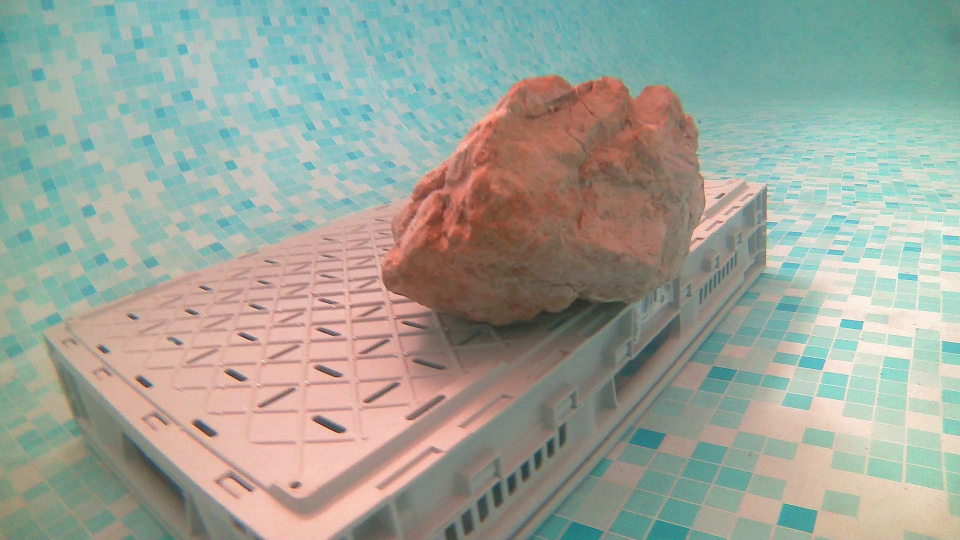
#> input picture SLAM/images_test/set_3_caillou/frame_0002_l.jpg, 1920 x 1080 px, found by its file name (shown at 1/2 size)
$ python comparaison_detect.py
#> lines starting #> are read from the running program, lines starting #| are printed output that depends on the picture
import numpy as np
import cv2 as cv
import time
import matplotlib.pyplot as plt

def compare_detectors(image_path):
    img_color = cv.imread(image_path)
#> img_color is the input picture: shape (1080, 1920, 3); mean B, G, R 152.8, 163.7, 156.8
    if img_color is None:
        print(f"Erreur : Impossible de charger l'image {image_path}")
        return

    canal_vert = img_color[:, :, 1]
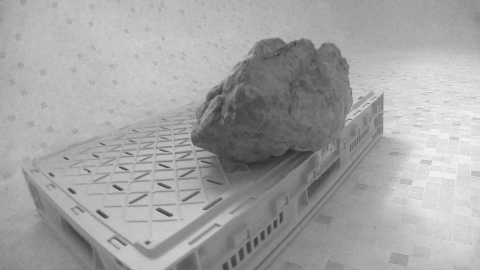
#> canal_vert: shape (1080, 1920) (shown at 1/4 size); min 3, max 255, mean 163.7
    clahe = cv.createCLAHE(clipLimit=2.0, tileGridSize=(8,8))
    img_gray = clahe.apply(canal_vert)
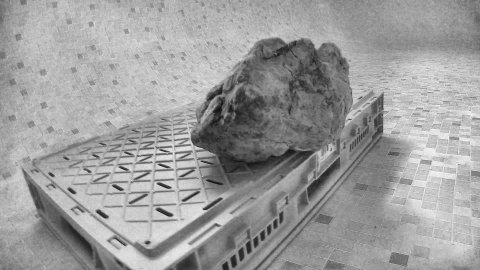
#> img_gray: shape (1080, 1920) (shown at 1/4 size); min 2, max 255, mean 156.5

    # Détecteurs
    sift_01 = cv.SIFT_create(contrastThreshold=0.01, edgeThreshold=10, nOctaveLayers=4)
    sift_02 = cv.SIFT_create(contrastThreshold=0.02, edgeThreshold=10, nOctaveLayers=4)
    sift_05 = cv.SIFT_create(contrastThreshold=0.05, edgeThreshold=10, nOctaveLayers=4)

    orb_5 = cv.ORB_create(nfeatures=5000, fastThreshold=10, scaleFactor=1.1, patchSize=41, edgeThreshold=41)
    orb_10 = cv.ORB_create(nfeatures=10000, fastThreshold=10, scaleFactor=1.1, patchSize=41, edgeThreshold=41)
    # Correction ici : orb_15 mis à 15000 au lieu de 5000
    orb_15 = cv.ORB_create(nfeatures=15000, fastThreshold=10, scaleFactor=1.1, patchSize=41, edgeThreshold=41)

    akaze_weickert = cv.AKAZE_create(threshold=0.0005, nOctaves=4, nOctaveLayers=4, diffusivity=cv.KAZE_DIFF_WEICKERT)
    akaze_charbonnier = cv.AKAZE_create(threshold=0.0005, nOctaves=4, nOctaveLayers=4, diffusivity=cv.KAZE_DIFF_CHARBONNIER)
    akaze_classic = cv.AKAZE_create(threshold=0.0005, nOctaves=4, nOctaveLayers=4)

    detectors = {
        "SIFT_01 ": sift_01,
        "SIFT_02" : sift_02,
        "SIFT_05" : sift_05,
        "ORB_5 ": orb_5,
        "ORB_10": orb_10,
        "ORB_15": orb_15,
        "AKAZE_WEICKERT": akaze_weickert,
        "AKAZE_CHARBONNIER": akaze_charbonnier,
        "AKAZE ": akaze_classic
    }

    results = {}

    # Exécution et mesure du temps
    for name, detector in detectors.items():
        start_time = time.time()

        keypoints = detector.detect(img_gray, None)
        duration = (time.time() - start_time) * 1000 # en millisecondes

        # Le flag DRAW_RICH_KEYPOINTS dessine des cercles proportionnels à la taille de la feature
        img_drawn = cv.drawKeypoints(img_gray, keypoints, None, color=(0, 255, 0),
                                     flags=cv.DRAW_MATCHES_FLAGS_DRAW_RICH_KEYPOINTS)

        results[name] = {
            "image": img_drawn,
            "count": len(keypoints),
            "time": duration
        }

        print(f"{name:20s} : {len(keypoints):5d} points trouvés en {duration:6.1f} ms")
#> this loop made 9 passes
#| SIFT_01              : 45024 points trouvés en 1071.7 ms
#| SIFT_02              : 26647 points trouvés en  649.1 ms
#| SIFT_05              :  5399 points trouvés en  473.2 ms
#| ORB_5                :  5000 points trouvés en   44.1 ms
#| ORB_10               : 10000 points trouvés en   50.8 ms
#> (further printed lines are left out)
#> pass 1, in compare_detectors, `img_drawn = cv.drawKeypoints(img_gray, keypoints, None, color=(0, 255,..`:
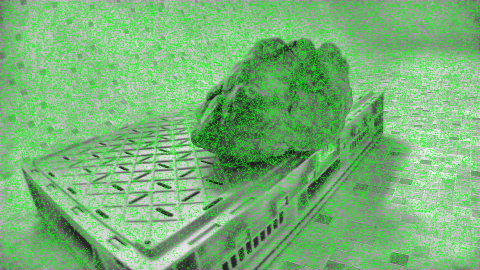
#> img_drawn: shape (1080, 1920, 3) (shown at 1/4 size); mean of channels 0, 1, 2 118.7, 180.2, 118.7; drawn as B, G, R
#> pass 2, in compare_detectors, `img_drawn = cv.drawKeypoints(img_gray, keypoints, None, color=(0, 255,..`:
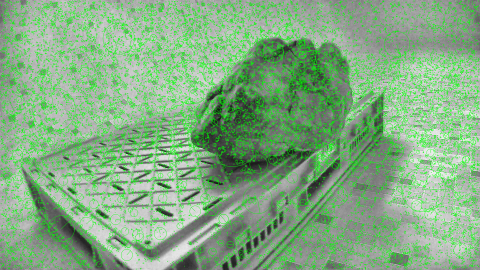
#> img_drawn: shape (1080, 1920, 3) (shown at 1/4 size); mean of channels 0, 1, 2 131.5, 172.3, 131.5; drawn as B, G, R
#> pass 3, in compare_detectors, `img_drawn = cv.drawKeypoints(img_gray, keypoints, None, color=(0, 255,..`:
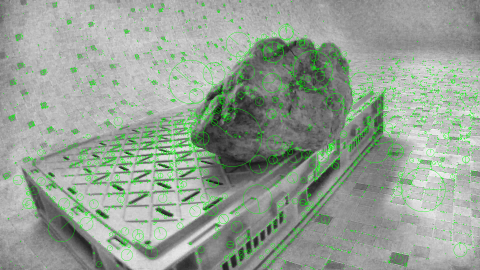
#> img_drawn: shape (1080, 1920, 3) (shown at 1/4 size); mean of channels 0, 1, 2 149.4, 161.5, 149.4; drawn as B, G, R
#> after the loop, results = 9 items

    fig, axes = plt.subplots(3, 3, figsize=(20, 15))
    fig.suptitle("Comparaison des Détecteurs (Spécial Sous-Marin)", fontsize=16)

    for ax, (name, data) in zip(axes.ravel(), results.items()):
        ax.imshow(data["image"])
        ax.set_title(f"{name}\n{data['count']} points | {data['time']:.1f} ms")
        ax.axis('off')
#> this loop made 9 passes
#> name on passes 1 to 8: 'SIFT_01 ', 'SIFT_02', 'SIFT_05', 'ORB_5 ', 'ORB_10', 'ORB_15', 'AKAZE_WEICKERT', 'AKAZE_CHARBONNIER'

    plt.tight_layout()
    plt.show()
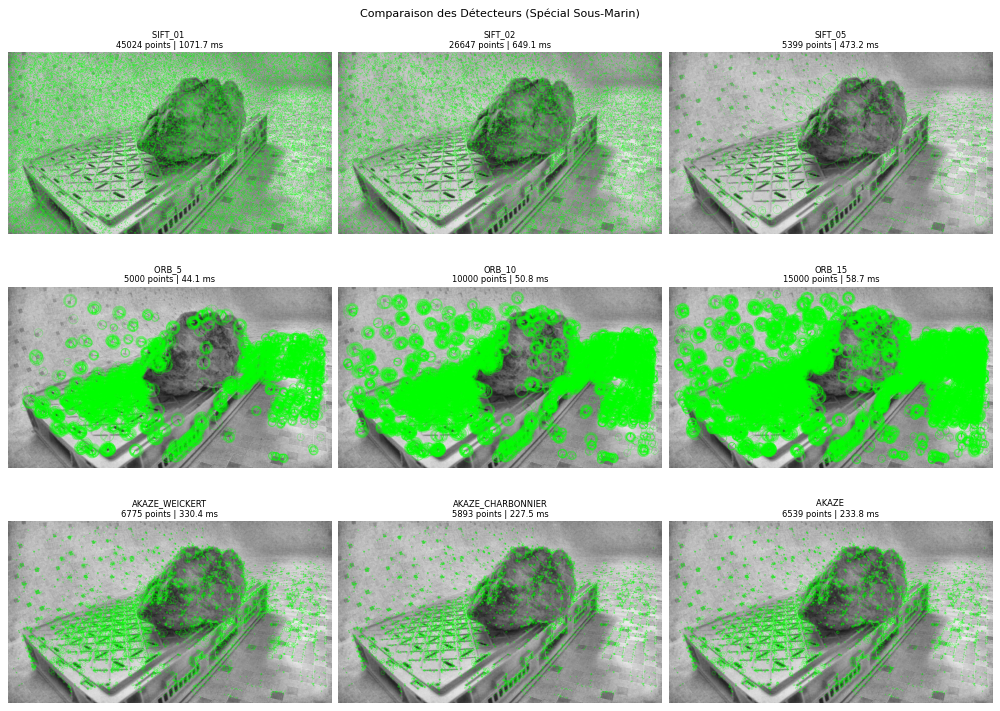
#> figure drawn by matplotlib, 9 panels

if __name__ == '__main__':
    CHEMIN_IMAGE = 'SLAM/images_test/set_3_caillou/frame_0002_l.jpg'
    compare_detectors(CHEMIN_IMAGE)

$ run again, with SLAM/images_test/set_3_caillou/frame_0010_l.jpg copied over SLAM/images_test/set_3_caillou/frame_0002_l.jpg
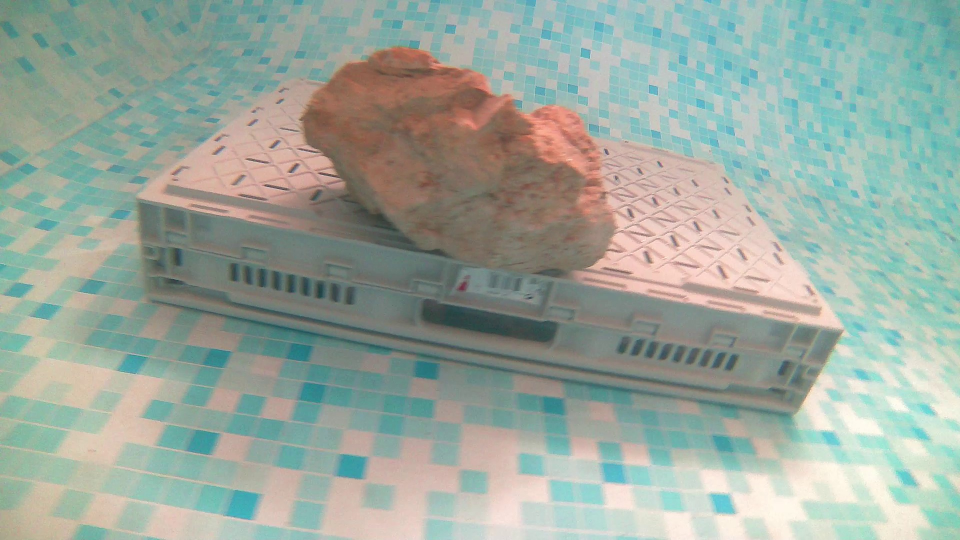
#> input picture SLAM/images_test/set_3_caillou/frame_0010_l.jpg, 1920 x 1080 px, found by its file name (shown at 1/2 size)
#> in compare_detectors, img_color is the input picture: shape (1080, 1920, 3); mean B, G, R 157.8, 167.9, 154.3
#> the loop in compare_detectors, `for name, detector in detectors.items():` made 9 passes
#| SIFT_01              : 44264 points trouvés en 1008.4 ms
#| SIFT_02              : 24569 points trouvés en  763.0 ms
#| SIFT_05              :  3976 points trouvés en  463.0 ms
#| ORB_5                :  5000 points trouvés en   40.6 ms
#| ORB_10               : 10000 points trouvés en   44.6 ms
#> (further printed lines are left out)
#> pass 1, in compare_detectors, `img_drawn = cv.drawKeypoints(img_gray, keypoints, None, color=(0, 255,..`:
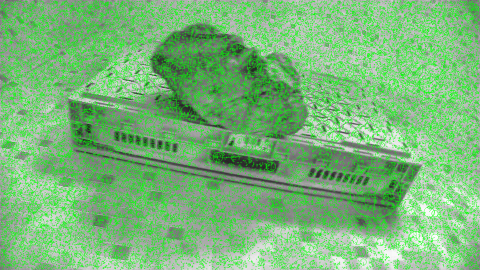
#> img_drawn: shape (1080, 1920, 3) (shown at 1/4 size); mean of channels 0, 1, 2 121, 182.5, 121; drawn as B, G, R
#> pass 3, in compare_detectors, `img_drawn = cv.drawKeypoints(img_gray, keypoints, None, color=(0, 255,..`:
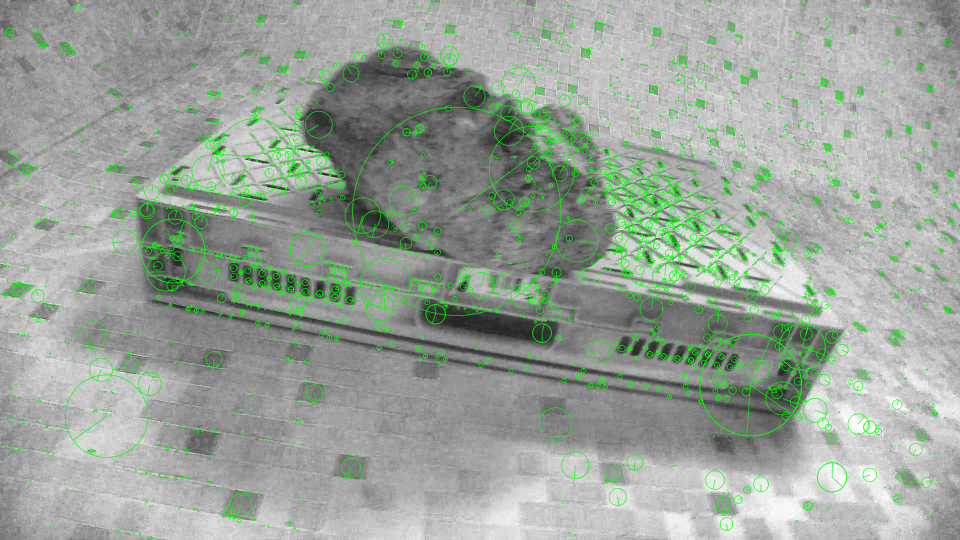
#> img_drawn: shape (1080, 1920, 3) (shown at 1/2 size); mean of channels 0, 1, 2 153.8, 164, 153.8; drawn as B, G, R
#> after the loop in compare_detectors, `for name, detector in detectors.items():`: results = 9 items
#> the loop in compare_detectors, `for ax, (name, data) in zip(axes.ravel(), results.items()):` made 9 passes
#> name on passes 1 to 8: 'SIFT_01 ', 'SIFT_02', 'SIFT_05', 'ORB_5 ', 'ORB_10', 'ORB_15', 'AKAZE_WEICKERT', 'AKAZE_CHARBONNIER'

$ run again, with SLAM/images_test/set_3_caillou/frame_0065_l.jpg copied over SLAM/images_test/set_3_caillou/frame_0002_l.jpg
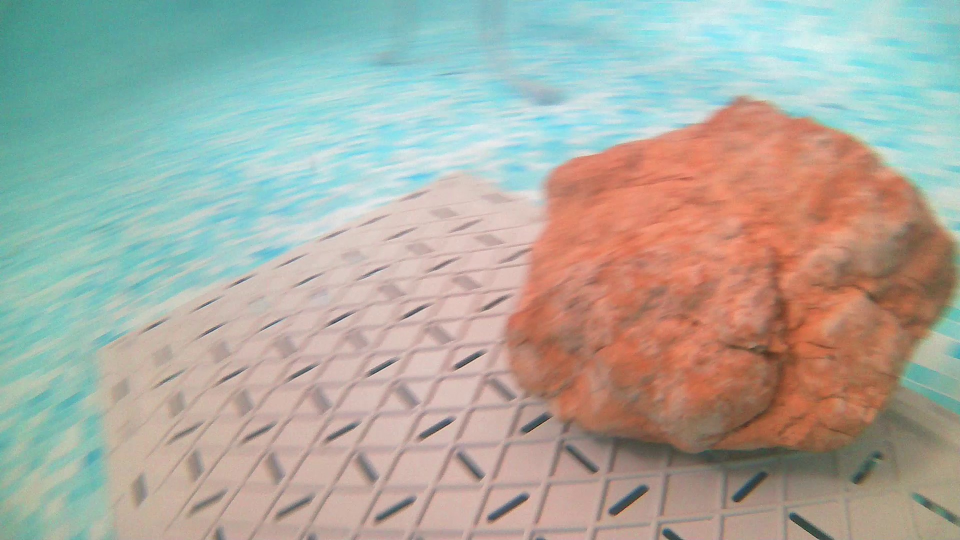
#> input picture SLAM/images_test/set_3_caillou/frame_0065_l.jpg, 1920 x 1080 px, found by its file name (shown at 1/2 size)
#> in compare_detectors, img_color is the input picture: shape (1080, 1920, 3); mean B, G, R 159.7, 170.4, 170
#> the loop in compare_detectors, `for name, detector in detectors.items():` made 9 passes
#| SIFT_01              : 41520 points trouvés en  902.9 ms
#| SIFT_02              : 20397 points trouvés en  611.1 ms
#| SIFT_05              :  2251 points trouvés en  543.0 ms
#| ORB_5                :  5000 points trouvés en   34.2 ms
#| ORB_10               : 10000 points trouvés en   40.5 ms
#> (further printed lines are left out)
#> pass 1, in compare_detectors, `img_drawn = cv.drawKeypoints(img_gray, keypoints, None, color=(0, 255,..`:
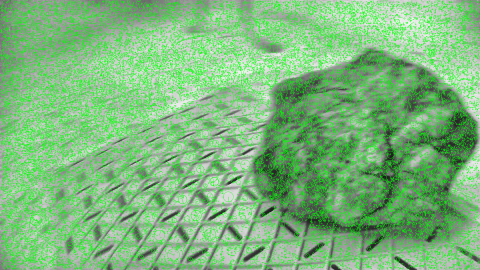
#> img_drawn: shape (1080, 1920, 3) (shown at 1/4 size); mean of channels 0, 1, 2 124.4, 183.7, 124.4; drawn as B, G, R
#> pass 3, in compare_detectors, `img_drawn = cv.drawKeypoints(img_gray, keypoints, None, color=(0, 255,..`:
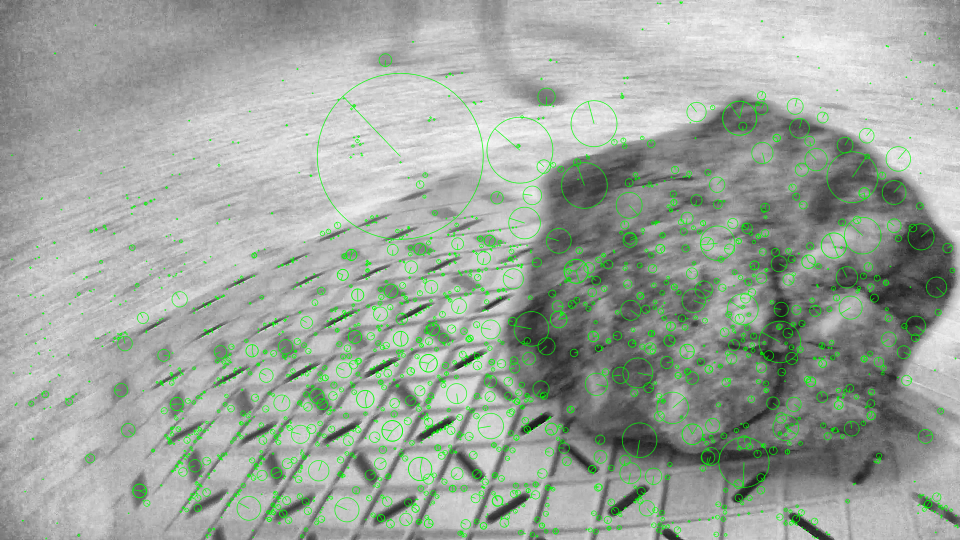
#> img_drawn: shape (1080, 1920, 3) (shown at 1/2 size); mean of channels 0, 1, 2 157.3, 166.4, 157.3; drawn as B, G, R
#> after the loop in compare_detectors, `for name, detector in detectors.items():`: results = 9 items
#> the loop in compare_detectors, `for ax, (name, data) in zip(axes.ravel(), results.items()):` made 9 passes
#> name on passes 1 to 8: 'SIFT_01 ', 'SIFT_02', 'SIFT_05', 'ORB_5 ', 'ORB_10', 'ORB_15', 'AKAZE_WEICKERT', 'AKAZE_CHARBONNIER'
